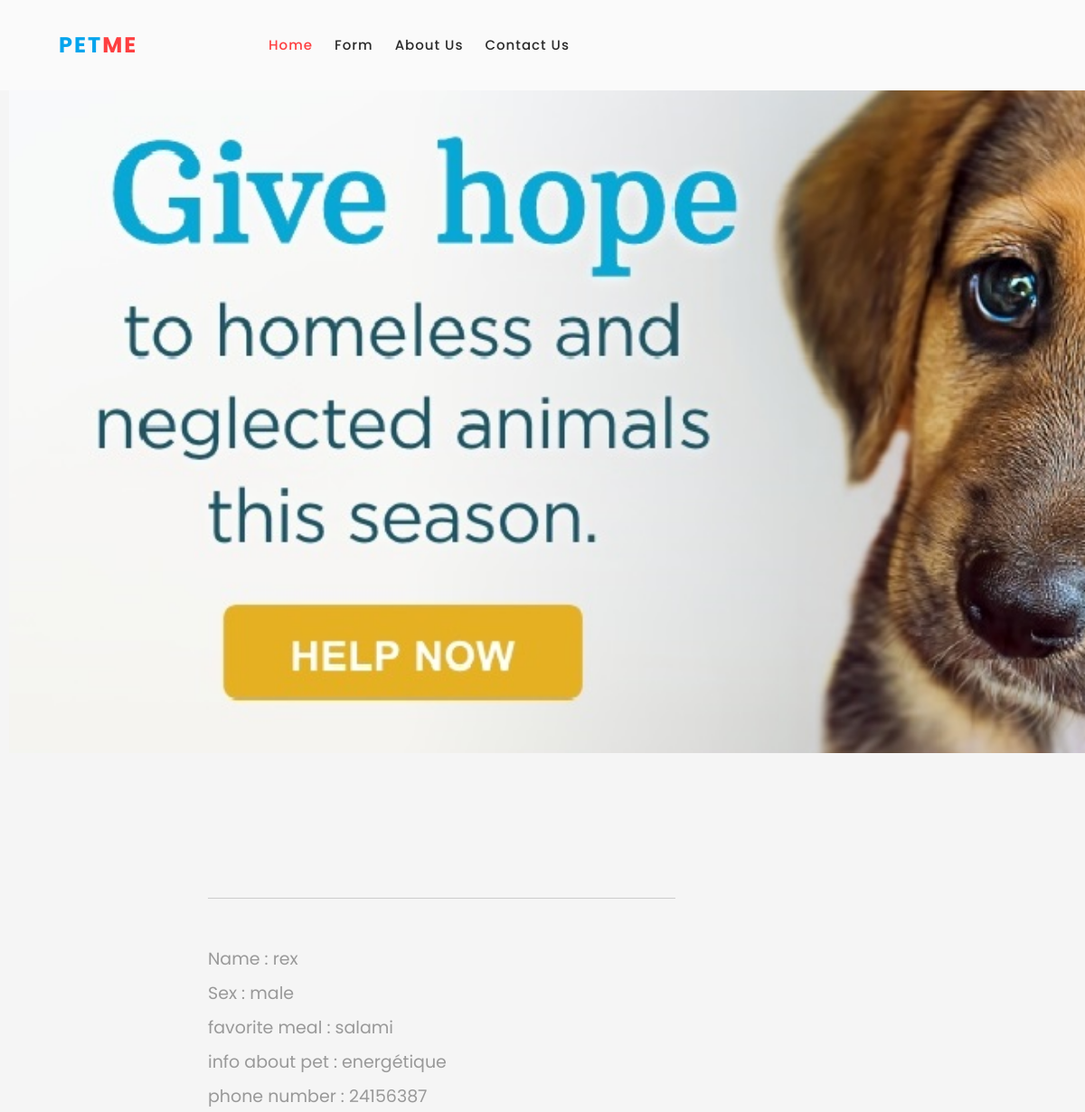
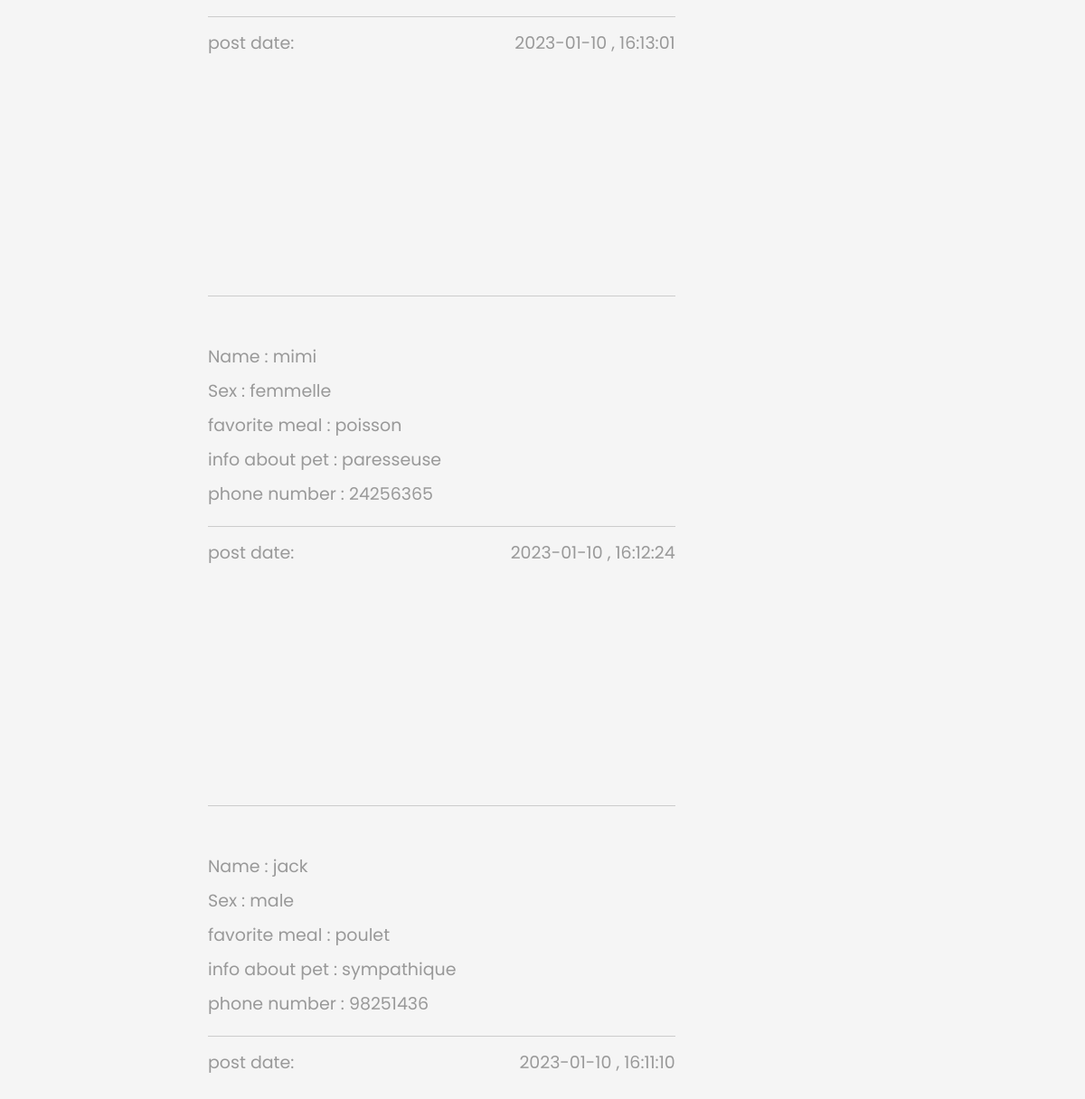
The page / on the database its author committed (2 pictures, top to bottom).
### website/models.py (models this page shows, shortened)
class Form(db.Model):
    id = db.Column(db.Integer, primary_key=True)
    namepet = db.Column(db.String(150), nullable=False)
    favmeal = db.Column(db.String(150),nullable=False)
    Medic = db.Column(db.String(150),nullable=False)
    Gender = db.Column(db.String(150))
    Contact = db.Column(db.String(150))
    img =  db.Column(db.String(20), nullable=False, default='default.jpg')
    name = db.Column(db.Text, nullable=False)
    mimetype = db.Column(db.Text, nullable=False)
    date = db.Column(db.DateTime(timezone=True), default=func.now())
    user_id = db.Column(db.Integer, db.ForeignKey('user.id'))

### website/views.py (the view)
@views.route('/', methods=['GET', 'POST'])
def home():
    posts = Form.query.order_by(desc(Form.date)).all()
    return render_template("index.html",user=current_user,posts=posts)

### website/templates/index.html (shortened to what this page needs)
{% extends "base.html" %} {% block title %}Home{% endblock %} {% block content
    %}
<head>
	<link rel="stylesheet" href="{{ url_for('static',filename='Home index/fontawesomeindex/css/all.min.css') }}">
    <link href="{{ url_for('static',filename='Home index/cssindex/bootstrap.min.css') }}" rel="stylesheet">
    <link href="{{ url_for('static',filename='Home index/cssindex/templatemo-xtra-blog.css') }}" rel="stylesheet">
                <img class="tips" src="{{ url_for('static',filename='/home index/imgindex/e5er taswira.png') }}" alt="sing up image">
</head>
{% for pos in posts %}
    <div class="container-fluid">
        <main class="tm-main">
                <article class="col-12 col-md-8 tm-post">
                    <hr class="tm-hr-primary">
                    <a class="effect-lily tm-post-link tm-pt-60">
                        <div class="tm-post-link-inner">
                        </div>
                    </a>
                    <p class="tm-pt-30">
                         Name : {{ pos.namepet }} </br>
                         Sex : {{ pos.favmeal }} </br>
                         favorite meal : {{ pos.Medic }} </br>
                         info about  pet : {{ pos.Gender }} </br>
                         phone number : {{ pos.Contact }} </br>
                    </p>
                    <hr>
                    <div class="d-flex justify-content-between">
                        <span>post date:</span>
                        <span>{{ pos.date.strftime('%Y-%m-%d , %H:%M:%S') }}</span>
                    </div>
                </article>
        </main>
    </div>
    {% endfor %}
   {% endblock %}

### website/templates/base.html (shortened to what this page needs)
<!DOCTYPE html>
<html lang="en">
  <head>
    <link rel="stylesheet" href="{{ url_for('static',filename='/navbar/style.css') }}">
  </head>
   <body>
        <span class="navbar-toggler-icon"></span>
<nav class="fixed-nav-bar">
  <header class="header-area header-sticky wow slideInDown" data-wow-duration="0.75s" data-wow-delay="0s">
    <div class="container1">
      <div class="row">
        <div class="col-12">
          <nav class="main-nav">
            <a href="/" class="logo">
              <h4 class="hehe">Pet<span>Me</span></h4>
            </a>
            <ul class="nav">
              <li class="scroll-to-section"><a href="/" class="active">Home</a></li>
              <li class="scroll-to-section"><a href="/form">Form</a></li>
              <li class="scroll-to-section"><a href="/about_us">About Us</a></li>
              <li class="scroll-to-section"><a href="/Contact">Contact Us</a></li>
              {% if user.is_authenticated %}
              <li class="scroll-to-section"><div class="main-red-button"><a href="/logout">Logout </a></div></li>
              {% else %}
              <li class="scroll-to-section"><div class="main-red-button"><a href="/login">login</a></div></li>
              <li class="scroll-to-section"><div class="main-red-button"><a href="/sign-up">Sign up </a></div></li>
              {% endif %}
            </ul>
          </nav>
        </div>
      </div>
    </div>
  </header>
</nav>
{% block content %} {% endblock %}
</html>

### website/static/navbar/style.css (style rules this page uses)
html, body, div, span, applet, object, iframe, h1, h2, h3, h4, h5, h6, p, blockquote, div pre, a, abbr, acronym, address, big, cite, code, del, dfn, em, font, img, ins, kbd, q, s, samp, small, strike, strong, sub, sup, tt, var, b, u, i, center, dl, dt, dd, ol, ul, li, figure, header, nav, section, article, aside, footer, figcaption { margin: 0; padding: 0; border: 0; outline: 0; }
ul, li { padding: 0; margin: 0; list-style: none; }
header, nav, section { display: block; }
a { text-decoration: none !important; }
ul { margin-bottom: 0px; }
html, body { font-family: 'Poppins', sans-serif; }
.fixed-nav-bar { position: fixed; top: 0; left: 0; z-index: 9999; width: 100%; height: 50px; }
.header-area { background-color: #fafafa; position: absolute; top: 0px; left: 0px; right: 0px; z-index: 100; height: 100px; -webkit-transition: all .5s ease 0s; -moz-transition: all .5s ease 0s; -o-transition: all .5s ease 0s; transition: all .5s ease 0s; }
.header-area .main-nav { min-height: 80px; background: transparent; }
.header-area .main-nav .logo { line-height: 100px; color: #fff; font-size: 24px; font-weight: 700; text-transform: uppercase; letter-spacing: 2px; float: left; -webkit-transition: all 0.3s ease 0s; -moz-transition: all 0.3s ease 0s; -o-transition: all 0.3s ease 0s; transition: all 0.3s ease 0s; }
.header-area .main-nav .logo h4 { font-size: 24px; font-weight: 700; text-transform: uppercase; color: #03a4ed; line-height: 100px; float: left; -webkit-transition: all 0.3s ease 0s; -moz-transition: all 0.3s ease 0s; -o-transition: all 0.3s ease 0s; transition: all 0.3s ease 0s; }
.logo h4 span { color: #fe3f40; }
.header-area .main-nav .nav { float: right; margin-top: 30px; margin-right: 0px; background-color: transparent; -webkit-transition: all 0.3s ease 0s; -moz-transition: all 0.3s ease 0s; -o-transition: all 0.3s ease 0s; transition: all 0.3s ease 0s; position: absolute; left: 300px; z-index: 999; }
.header-area .main-nav .nav li { padding-left: 20px; padding-right: 30px; }
.header-area .main-nav .nav li a { display: block; font-weight: 500; font-size: 15px; color: #2a2a2a; text-transform: capitalize; -webkit-transition: all 0.3s ease 0s; -moz-transition: all 0.3s ease 0s; -o-transition: all 0.3s ease 0s; transition: all 0.3s ease 0s; height: 40px; line-height: 40px; border: transparent; letter-spacing: 1px; }
.header-area .main-nav .nav li a { color: #2a2a2a; }
.header-area .main-nav .nav li:hover a, .header-area .main-nav .nav li a.active { color: #fe3f40!important; }
.header-area .nav { margin-top: 30px; }
.header-area.header-sticky .nav li a.active { color: #fe3f40; }
@media (max-width: 1200px) { .header-area .main-nav .nav li { padding-left: 12px; padding-right: 12px; } }
@media (max-width: 1200px) { .header-area .main-nav:before { display: none; } }
@media (min-width: 767px) { .header-area .main-nav .nav { display: flex !important; } }
.hehe { margin-left: 65px; font-size: 50px; }

### website/static/Home index/cssindex/templatemo-xtra-blog.css (style rules this page uses)
html { overflow-x: hidden; }
body { margin: 0; padding: 0; font-family: 'Poppins', sans-serif; font-size: 19px; line-height: 2em; overflow-x: hidden; }
p, span { color: #999; }
hr { border-top-color: #CCC; margin-top: 10px; margin-bottom: 10px; }
.tm-main { margin-left: 50px; padding: 150px 150px 25px; }
.tm-post-link-inner { overflow: hidden; }
.tm-post { margin-bottom: 75px; }
.tips { width: 1750px; margin-left: 10px; }
body { background-color: #f5f5f5 ; }

### rows shown on the page
Form: namepet "rex", favmeal "male", Medic "salami", Gender "energétique", Contact "24156387", date "2023-01-10 , 16:13:01"
Form: namepet "mimi", favmeal "femmelle", Medic "poisson", Gender "paresseuse", Contact "24256365", date "2023-01-10 , 16:12:24"
Form: namepet "jack", favmeal "male", Medic "poulet", Gender "sympathique", Contact "98251436", date "2023-01-10 , 16:11:10"
